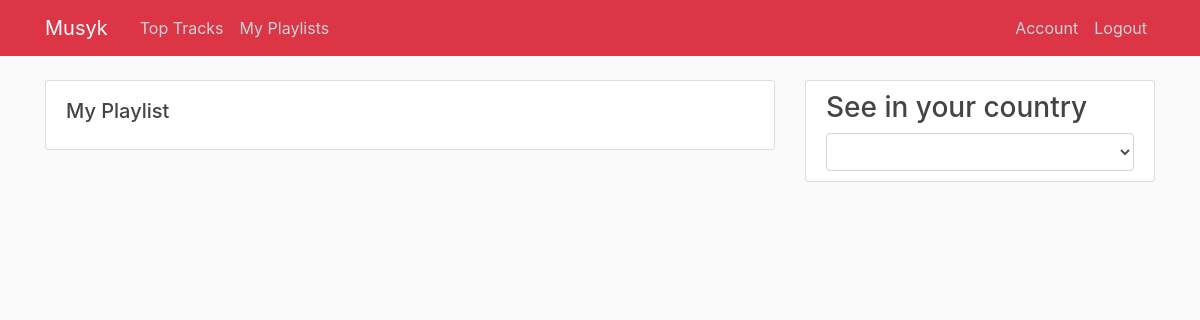
Page /playlists (signed in) on the earlier database version.
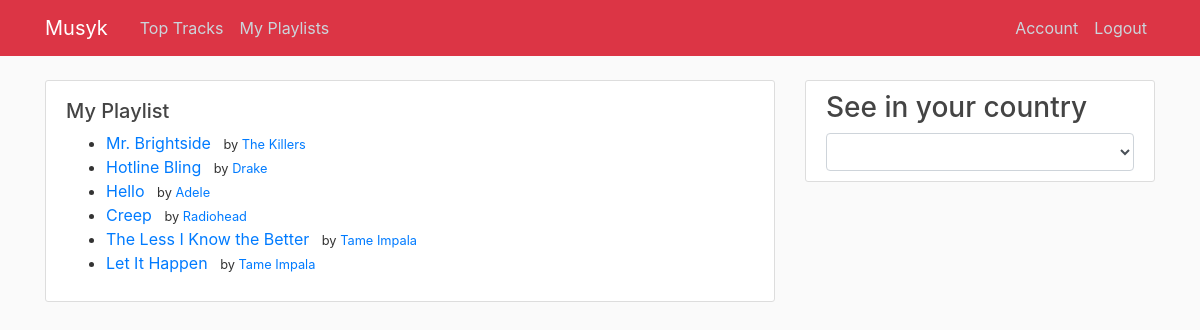
Same page on the later database version.
### musyk/models.py (models this page shows, shortened)
class Track(db.Model):
    id = db.Column(db.Integer, primary_key=True)
    name = db.Column(db.Text, nullable=False)
    date_posted = db.Column(db.DateTime, nullable=False, default=datetime.utcnow)
    url = db.Column(db.Text, nullable=True)
    artist = db.Column(db.Text, nullable=False)
    artisturl = db.Column(db.Text, nullable=True)
    image_url = db.Column(db.Text, nullable=False, default='https://lastfm-img2.akamaized.net/i/u/174s/4128a6eb29f94943c9d206c08e625904')
    user_id = db.Column(db.Integer, db.ForeignKey('user.id'), nullable=False)

### musyk/routes.py (the view)
@app.route("/playlists")
@login_required
def playlists():
    if current_user and current_user.is_authenticated:
        tracks = Track.query.filter_by(user_id=current_user.id)
        return render_template('playlists.html', countries=allcountries, title='My Playlists', tracks=tracks)
    return redirect(url_for('home'))

### musyk/models.py (called while the page is built)
@login_manager.user_loader
def load_user(user_id):
    return User.query.get(int(user_id))

### musyk/templates/playlists.html
{% extends "layout.html" %}
{% block content %}
    <div class="content-section">
        <h5 class="mt-2">My Playlist</h5>
        <ul mt-2>
            {% for track in tracks %}
                <li><a class="mr-2" href="#">{{ track.name }}</a> <small>by <a class="mr-2" href="#">{{ track.artist }}</small></a></li>
            {% endfor %}
        </ul>
    </div>
{% endblock content %}

### musyk/templates/layout.html (shortened to what this page needs)
<!DOCTYPE html>
<html>
<head>
    <link rel="stylesheet" href="https://maxcdn.bootstrapcdn.com/bootstrap/4.0.0/css/bootstrap.min.css">
    <link rel="stylesheet" type="text/css" href="{{ url_for('static', filename='main.css') }}">
</head>
<body>
    <header class="site-header">
      <nav class="navbar navbar-expand-md navbar-dark bg-steel fixed-top">
        <div class="container">
          <a class="navbar-brand mr-4" href="/">Musyk</a>
          <div class="collapse navbar-collapse" id="navbarToggle">
            <div class="navbar-nav mr-auto">
              <a class="nav-item nav-link" href="{{ url_for('toptracks') }}">Top Tracks</a>
              {% if current_user.is_authenticated %}
                <a class="nav-item nav-link" href="{{ url_for('playlists') }}">My Playlists</a>
              {% endif %}
            </div>
            <div class="navbar-nav">
              {% if current_user.is_authenticated %}
                <a class="nav-item nav-link" href="{{ url_for('account') }}">Account</a>
                <a class="nav-item nav-link" href="{{ url_for('logout') }}">Logout</a>
              {% else %}
                <a class="nav-item nav-link" href="{{ url_for('login') }}">Login</a>
                <a class="nav-item nav-link" href="{{ url_for('register') }}">Register</a>
              {% endif %}
            </div>
          </div>
        </div>
      </nav>
    </header>
    <main role="main" class="container">
      <div class="row">
        <div class="col-md-8">
          {% block content %}{% endblock %}
        </div>
        <div class="col-md-4">
          <div class="content-section">
              {% if current_user.is_authenticated %}
                <h3>See in your country</h3>
                <select name="comp_select" id="country" class="selectpicker form-control">
                </select>
              {% else %}
                <h3> <a href="{{ url_for('register') }}">Sign up</a> for country level data!</h3>
              {% endif %}
          </div>
        </div>
      </div>
    </main>
</body>
</html>

### musyk/static/main.css (style rules this page uses)
body { background: #fafafa; color: #333333; margin-top: 5rem; }
h1, h2, h3, h4, h5, h6 { color: #444444; }
.bg-steel { background-color: #dc3545; }
.site-header .navbar-nav .nav-link { color: #cbd5db; }
.content-section { background: #ffffff; padding: 10px 20px; border: 1px solid #dddddd; border-radius: 3px; margin-bottom: 20px; }

Differences in the rows shown:
added Track: name "Mr. Brightside", artist "The Killers"
added Track: name "Hotline Bling", artist "Drake"
added Track: name "Hello", artist "Adele"
added Track: name "Creep", artist "Radiohead"
added Track: name "The Less I Know the Better", artist "Tame Impala"
added Track: name "Let It Happen", artist "Tame Impala"
